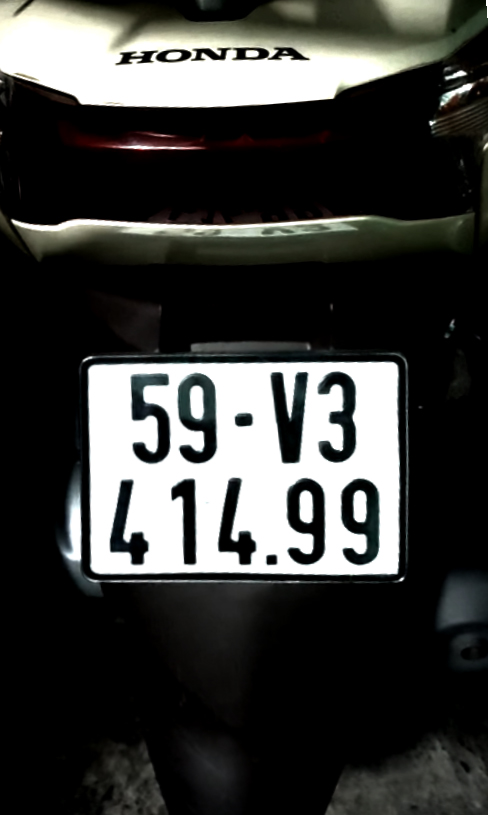
#> input picture data_test/image/img4.jpg, 488 x 815 px, found by its file name
$ jupyter execute --allow-errors Code_Demo_On_Local_Machine.ipynb
#> lines starting #> are read from the running program, lines starting #| are printed output that depends on the picture
### notebooks/utils/detect_plate.py
import matplotlib.pyplot as plt
import cv2
import numpy as np


def preprocess_image(image_path, input_size=200):
    """
    Đọc và chuẩn bị ảnh đầu vào cho mô hình.

    Args:
        image_path (str): Đường dẫn tới ảnh.
        input_size (int): Kích thước đầu vào của mô hình.

    Returns:
        numpy.ndarray: Ảnh đã được chuẩn hóa và resize.
        tuple: Kích thước gốc của ảnh (height, width).
    """
#> called with image_path = '..\\data_test\\image\\img4.jpg', input_size = 200
    image = cv2.imread(image_path)
#> image is the input picture: shape (815, 488, 3); mean B, G, R 57.3, 59.4, 58.8
    original_size = image.shape[:2]  # Lưu kích thước gốc (height, width)
#> original_size = (815, 488)
    image_resized = cv2.resize(image, (input_size, input_size))
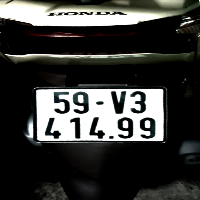
#> image_resized: shape (200, 200, 3); mean B, G, R 57.3, 59.4, 58.8
    image_normalized = image_resized / 255.0  # Chuẩn hóa về [0, 1]
    return image_normalized, original_size


# [50 lines left out: functions predict_bounding_box, visualize_prediction, not called in this run]


# def visualize_prediction_video(image_path, bbox):
#     """
#     Hiển thị ảnh cùng với bounding box dự đoán.

#     Args:
#         image_path (str): Đường dẫn tới ảnh gốc.
#         bbox (tuple): Bounding box (xmin, ymin, xmax, ymax).
#     """
#     image = cv2.imread(image_path)
#     image_rgb = cv2.cvtColor(image, cv2.COLOR_BGR2RGB)

#     plt.imshow(image_rgb)
#     plt.gca().add_patch(plt.Rectangle(
#         (bbox[0], bbox[1]),                # xmin, ymin
#         bbox[2] - bbox[0],                 # width
#         bbox[3] - bbox[1],                 # height
#         fill=False, edgecolor="red", linewidth=2, label="Prediction"
#     ))
#     plt.legend()
#     plt.axis("on")
#     # plt.title("Prediction")
#     plt.savefig('output\\output.png', dpi=300, bbox_inches='tight')

#     plt.show()

### notebooks/Code_Demo_On_Local_Machine.ipynb
# **Đề tài: Phát hiện biển số xe và dự đoán kí tự trên biển số xe**

## Thành viên:
- Nguyễn Khắc Luật - 21099741
- Nguyễn Thị Ty Ty - 21096511

## **Demo kiểm tra mô hình phát hiện biển số và mô hình dự đoán**

[cell 1]
import numpy as np
import cv2
from utils.detect_plate import *
from tensorflow.keras.models import load_model
from tensorflow.keras.losses import mse
import matplotlib.image as mpimg
import matplotlib.pyplot as plt
from tensorflow.keras.preprocessing.image import img_to_array
import functools

# **I. Ảnh**

## **Phần 1: Detect biển số**

#> (a cell that did not finish here is left out)

[cell 3]
image_path = "..\\data_test\\image\\img4.jpg"
# Tiền xử lý ảnh
input_size = 200
image_preprocessed, original_size = preprocess_image(image_path, input_size)
#> original_size = (815, 488)

# Dự đoán bounding box
#> (the rest of this cell did not finish here and is left out)
